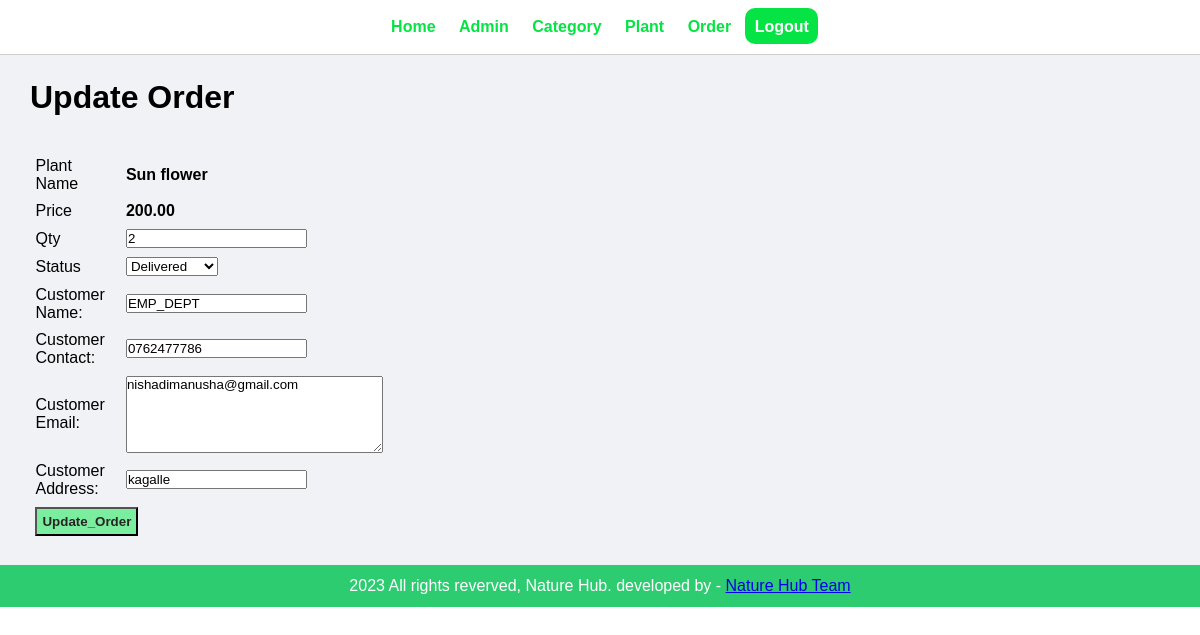
The app's page /admin/update-order.php?id=20 (signed in) with its own data.
### tables this page shows
CREATE TABLE `tbl_order` (
  `id` int(10) UNSIGNED NOT NULL,
  `plant` varchar(150) NOT NULL,
  `price` decimal(10,2) NOT NULL,
  `qty` int(11) NOT NULL,
  `total` decimal(10,2) NOT NULL,
  `order_date` datetime NOT NULL,
  `status` varchar(50) NOT NULL,
  `customer_name` varchar(150) NOT NULL,
  `customer_contact` varchar(20) NOT NULL,
  `customer_email` varchar(150) NOT NULL,
  `customer_address` varchar(255) NOT NULL
);

### admin/update-order.php (the view, shortened to what this page needs)
<?php include('partials/menu.php') ?>
<div class="main-content1">
    <div class="wrapper1">
        <h1>Update Order</h1>
        <br><br>
        <?php
          if(isset($_GET['id']))
          {
              $id=$_GET['id'];
              $sql = "SELECT * FROM tbl_order WHERE id=$id";
              $res = mysqli_query($conn, $sql);
              $count = mysqli_num_rows($res);
              if($count==1)
              {
                $row = mysqli_fetch_assoc($res);
                $plant = $row['plant'];
                $price = $row['price'];
                $qty = $row['qty'];
                $status = $row['status'];
                $customer_name= $row['customer_name'];
                $customer_contact = $row['customer_contact'];
                $customer_email = $row['customer_email'];
                $customer_address = $row['customer_address'];
              }
              else
              {
                header('location:'.SITEURL.'admin/manage-order.php');
              }
          }
          else
          {
            header('location:'.SITEURL.'admin/manage-order.php');
          }
        ?>
        <form action="" method="POST">
            <table class="tbl-30">
                <tr>
                    <td>Plant Name</td>
                    <td><b> <?php echo $plant; ?> </b></td>
                </tr>
                <tr>
                    <td>Price</td>
                    <td>
                         <b> <?php echo $price; ?> </b>
                    </td>
                </tr>
                <tr>
                    <td>Qty</td>
                    <td>
                        <input type="number" name="qty" value="<?php echo $qty; ?>">
                    </td>
                </tr>
                <tr>
                    <td>Status</td>
                    <td>
                        <select name="status">
                           <option <?php if($status=="Delivered"){echo "selected";} ?> value="Delivered">Delivered</option>
                        </select>
                    </td>
                </tr>
                <tr>
                    <td>Customer Name:</td>
                    <td>
                        <input type="text"name="customer_name" value="<?php echo $customer_name; ?>" >
                    </td>
                </tr>
                <tr>
                    <td>Customer Contact:</td>
                    <td>
                        <input type="text"name="customer_contact" value="<?php echo $customer_contact; ?>" >
                    </td>
                </tr>
                <tr>
                    <td>Customer Email:</td>
                    <td>
                        <textarea name="customer_email"  cols="30" rows="5" ><?php echo $customer_email; ?></textarea>
                    </td>
                </tr>
                <tr>
                    <td>Customer Address:</td>
                    <td>
                        <input type="text"name="customer_address" value="<?php echo $customer_address; ?>" >
                    </td>
                </tr>
                <tr>
                    <td colspan="2">
                        <input type="submit" name="submit" value="Update_Order"class="btn-secondary1">
                    </td>
                </tr>
            </table>
        </form>
    </div>
</div>
<?php include('partials/footer.php') ?>

### css/admin.css (style rules this page uses)
.main-content1 { background-color: #f1f2f6; padding: 1% 0; }
.wrapper1 { padding: 1%; width: 95%; margin: 0 auto; }
.btn-secondary1 { background-color: #7bed9f; padding: 5px; color: rgb(39, 37, 37); text-decoration: none; font-weight: bold; }
* { margin: 0; padding: 0; font-family: Arial, Helvetica, sans-serif; }
.tbl-30 { width: 31%; }
table tr td { padding: 1%; }

### records on screen
tbl_order: plant "Sun flower", price "200.00", qty "2", status "Delivered", customer_name "EMP_DEPT", customer_contact "0762477786", customer_email "nishadimanusha@gmail.com", customer_address "kagalle"
